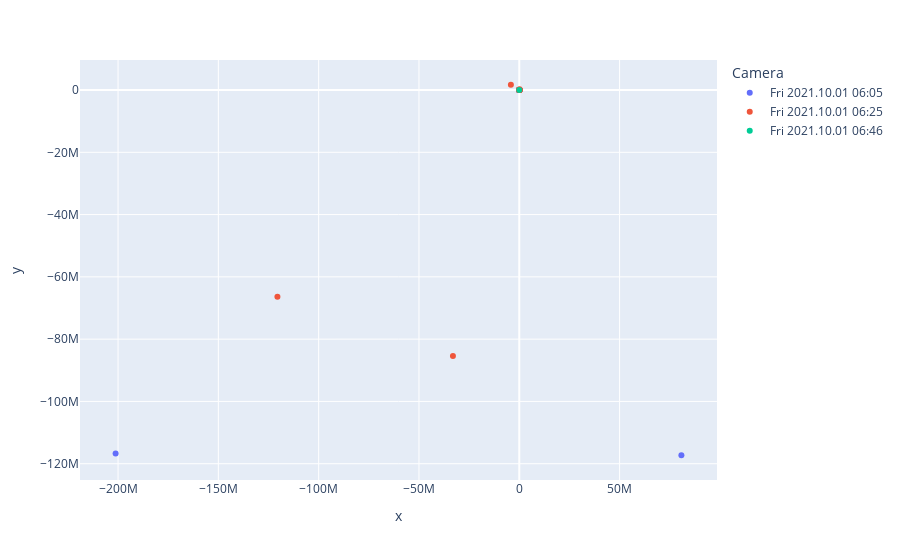

Notebook code for this chart:
### Code cell
fig = px.scatter(data_points
	, x='x'
	, y='y'
	, hover_name='Laser'
	, hover_data=['Active beam captures']
	, color='Camera')
fig.show()

### Figure 1 — Plotly figure (JSON) as saved in the notebook; plotly's stock layout.template omitted (floating-point values rounded to 4 significant figures)
{"data": [{"customdata": [[9], [9], [9], [9], [9], [9], [9], [9], [7], [5], [5], [6], [9], [9], [9], [9], [9], [9], [9], [8], [6], [9], [9]], "hovertemplate": "<b>%{hovertext}</b><br><br>Camera=Fri 2021.10.01 06:05<br>x=%{x}<br>y=%{y}<br>Active beam captures=%{customdata[0]}<extra></extra>", "hovertext": ["Laser 1", "Laser 3", "Laser 4", "Laser 5", "Laser 6", "Laser 7", "Laser 8", "Laser 10", "Laser 11", "Laser 12", "Laser 14", "Laser 15", "Laser 16", "Laser 17", "Laser 18", "Laser 19", "Laser 21", "Laser 24", "Laser 28", "Laser 36", "Laser 37", "Laser 38", "Laser 39"], "legendgroup": "Fri 2021.10.01 06:05", "marker": {"color": "#636efa", "symbol": "circle"}, "mode": "markers", "name": "Fri 2021.10.01 06:05", "orientation": "v", "showlegend": true, "type": "scatter", "x": [4132.0, 5507.0, 6176.0, 6745.0, 7285.0, 8019.0, 8601.0, 10030.0, 10800.0, -201219440, 13210.0, 14420.0, 15330.0, 20470.0, 25080.0, 27610.0, -3808.0, -37090.0, -12550.0, -306.9, 80817432, 1139.0, 1837.0], "xaxis": "x", "y": [7956.0, 7905.0, 7906.0, 7895.0, 7880.0, 7848.0, 7814.0, 7687.0, 7592.0, -116750456, 7178.0, 6966.0, 6779.0, 5614.0, 4157.0, 1776.0, -6655.0, 2402.0, 7021.0, 7927.0, -117280936, 7969.0, 7985.0], "yaxis": "y"}, {"customdata": [[9], [9], [9], [9], [9], [9], [9], [9], [9], [9], [9], [9], [6], [7], [9], [9], [7], [9], [9], [7], [9], [8], [9], [9], [9], [9], [9], [6], [7], [9], [5], [6]], "hovertemplate": "<b>%{hovertext}</b><br><br>Camera=Fri 2021.10.01 06:25<br>x=%{x}<br>y=%{y}<br>Active beam captures=%{customdata[0]}<extra></extra>", "hovertext": ["Laser 1", "Laser 3", "Laser 4", "Laser 5", "Laser 6", "Laser 7", "Laser 8", "Laser 10", "Laser 11", "Laser 12", "Laser 13", "Laser 14", "Laser 15", "Laser 16", "Laser 17", "Laser 18", "Laser 19", "Laser 21", "Laser 22", "Laser 23", "Laser 24", "Laser 28", "Laser 29", "Laser 31", "Laser 32", "Laser 33", "Laser 34", "Laser 35", "Laser 36", "Laser 37", "Laser 38", "Laser 39"], "legendgroup": "Fri 2021.10.01 06:25", "marker": {"color": "#EF553B", "symbol": "circle"}, "mode": "markers", "name": "Fri 2021.10.01 06:25", "orientation": "v", "showlegend": true, "type": "scatter", "x": [27730.0, 53610.0, 99730.0, -4176000.0, -62350.0, 178100.0, -29670.0, -14420.0, -11260.0, -9562.0, -7439.0, -6158.0, -5128.0, -4114.0, -1632.0, -1022.0, -308.3, 1248.0, 1866.0, 2494.0, 3238.0, -33066696, 6569.0, 8039.0, 8736.0, 9345.0, 10050.0, -120557736, 11840.0, 13020.0, 14600.0, 16610.0], "xaxis": "x", "y": [3868.0, -3498.0, -19440.0, 1690000.0, 59690.0, 241500.0, -4903.0, 5254.0, 6117.0, 6571.0, 6804.0, 6917.0, 7064.0, 7175.0, 7431.0, 7454.0, 7454.0, 7407.0, 7398.0, 7366.0, 7327.0, -85402536, 7096.0, 6966.0, 6883.0, 6821.0, 6746.0, -66413432, 6593.0, 6454.0, 6260.0, 5997.0], "yaxis": "y"}, {"customdata": [[7]], "hovertemplate": "<b>%{hovertext}</b><br><br>Camera=Fri 2021.10.01 06:46<br>x=%{x}<br>y=%{y}<br>Active beam captures=%{customdata[0]}<extra></extra>", "hovertext": ["Laser 4"], "legendgroup": "Fri 2021.10.01 06:46", "marker": {"color": "#00cc96", "symbol": "circle"}, "mode": "markers", "name": "Fri 2021.10.01 06:46", "orientation": "v", "showlegend": true, "type": "scatter", "x": [-1403.0], "xaxis": "x", "y": [7520.0], "yaxis": "y"}], "layout": {"legend": {"title": {"text": "Camera"}, "tracegroupgap": 0}, "margin": {"t": 60}, "xaxis": {"anchor": "y", "domain": [0, 1], "title": {"text": "x"}}, "yaxis": {"anchor": "x", "domain": [0, 1], "title": {"text": "y"}}}}
